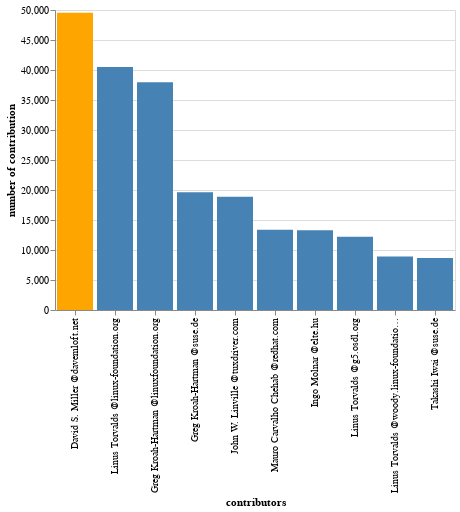

Notebook source saved alongside this figure:
### Markdown cell above
In addition to sort these data.<br>
(Detail is alternative using :<br>
    encode(x = 'contributors'... -> useless structure<br>
    encode(x = alt.X('contributors')... -> to add sorting
)

### Code cell
#### In addition
max_index = df2['number of contribution'].idxmax() # max index

alt.Chart(df2).mark_bar().encode(x = alt.X('contributors').sort('-y'),
                                 y =alt.Y('number of contribution'),
                                color = alt.condition(
                                alt.datum.contributors == df2['contributors'][max_index],
                                alt.value('orange'),
                                alt.value('steelblue')
                                )).properties(width=400)

### Figure 1 — Vega-Lite specification as saved in the notebook (floating-point values rounded to 4 significant figures)
{"config": {"view": {"continuousWidth": 300, "continuousHeight": 300}}, "data": {"name": "data-d5984975833a2db2aeecd99724c10dbd"}, "mark": {"type": "bar"}, "encoding": {"color": {"condition": {"test": "(datum.contributors === 'David S. Miller @davemloft.net')", "value": "orange"}, "value": "steelblue"}, "x": {"field": "contributors", "sort": "-y", "type": "nominal"}, "y": {"field": "number of contribution", "type": "quantitative"}}, "width": 400, "$schema": "https://vega.github.io/schema/vega-lite/v5.8.0.json", "datasets": {"data-d5984975833a2db2aeecd99724c10dbd": [{"contributors": "David S. Miller @davemloft.net", "number of contribution": 49523}, {"contributors": "Linus Torvalds @linux-foundation.org", "number of contribution": 40480}, {"contributors": "Greg Kroah-Hartman @linuxfoundation.org", "number of contribution": 37969}, {"contributors": "Greg Kroah-Hartman @suse.de", "number of contribution": 19605}, {"contributors": "John W. Linville @tuxdriver.com", "number of contribution": 18875}, {"contributors": "Mauro Carvalho Chehab @redhat.com", "number of contribution": 13372}, {"contributors": "Ingo Molnar @elte.hu", "number of contribution": 13311}, {"contributors": "Linus Torvalds @g5.osdl.org", "number of contribution": 12197}, {"contributors": "Linus Torvalds @woody.linux-foundation.org", "number of contribution": 8928}, {"contributors": "Takashi Iwai @suse.de", "number of contribution": 8661}]}}
